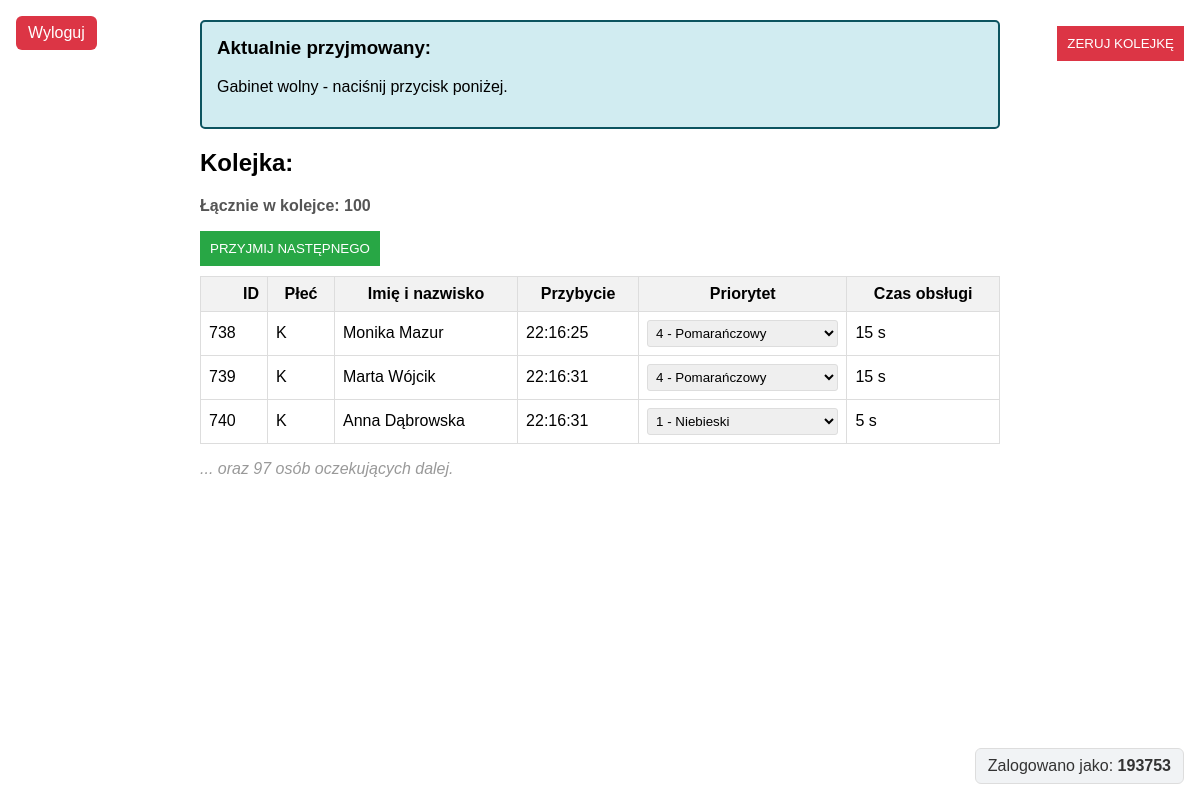
The page / (signed in) on the database as committed earlier.
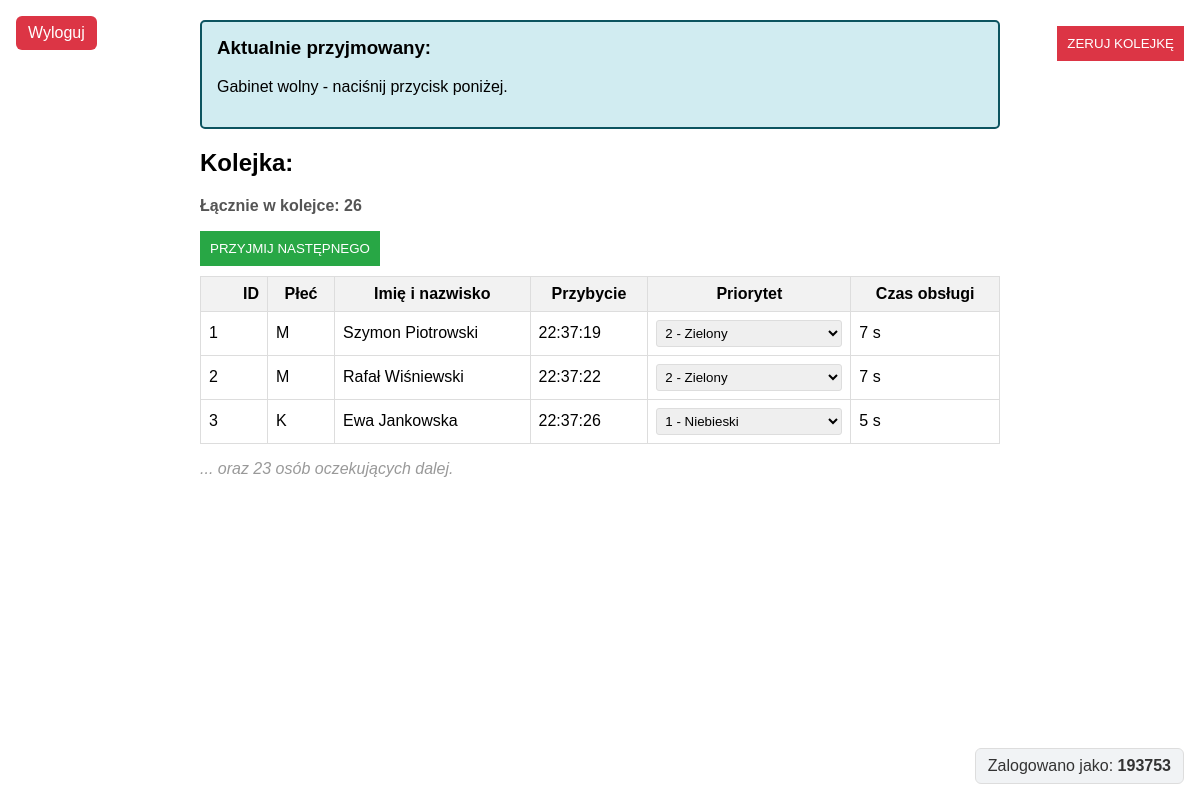
The same page on the database as committed later.
### tables this page shows
CREATE TABLE patients (
                id INTEGER PRIMARY KEY,
                gender TEXT NOT NULL,
                full_name TEXT NOT NULL,
                arrival_time TEXT NOT NULL,
                priority_number INTEGER,
                service_time_seconds INTEGER
            );

### app/init.py (the view)
class PatientFormView(MethodView):
    def get(self):
        start_background_patient_generation()
        user_key = _get_request_user_key()
        patients = patient_db.get_all_patients()
        wait_time = patient_registry.get_wait_time(user_key)
        current_service_seconds = patient_registry.get_current_service_seconds(user_key)
        return render_template(
            "index.html",
            patients=patients,
            current=patient_registry.get_current_patient(user_key),
            wait_time=round(wait_time, 1),
            current_service_seconds=current_service_seconds,
            error=None
        )

### app/database.py (called while the page is built)
    def get_all_patients(self):
        with self._lock:
            self.cur.execute("""
                SELECT id, gender, full_name, arrival_time, priority_number, service_time_seconds
                FROM patients
                ORDER BY id
            """)
            rows = self.cur.fetchall()
        return [
            {
                "id": r[0],
                "gender": r[1],
                "full_name": r[2],
                "arrival_time": r[3],
                "priority": r[4],
                "service_time_seconds": r[5],
            }
            for r in rows
        ]

### app/init.py (called while the page is built, shortened)
def start_background_patient_generation():
    global _generator_started
    with _generator_start_lock:
        if _generator_started:
            return
        worker = threading.Thread(target=_patient_generation_worker, daemon=True)
        worker.start()
        _generator_started = True

def _get_request_user_key() -> str:
    username = session.get("username")
    if isinstance(username, str) and username.strip():
        return username.strip()
    return request.remote_addr or "anonymous"

    def _get_or_create_user_state(self, user_key: str):
        state = self._user_states.get(user_key)
        return state

    def get_current_patient(self, user_key: str):
        with self._lock:
            state = self._get_or_create_user_state(user_key)
            return state["current_patient"]

    def get_wait_time(self, user_key: str) -> float:
        with self._lock:
            state = self._get_or_create_user_state(user_key)
            last_admit_time = float(state.get("last_admit_time") or 0.0)
            current_service_seconds = max(0, int(state.get("current_service_seconds") or 0))
            if last_admit_time <= 0:
                return 0.0
            time_passed = time.time() - last_admit_time
            return max(0.0, current_service_seconds - time_passed)

    def get_current_service_seconds(self, user_key: str) -> int:
        with self._lock:
            state = self._get_or_create_user_state(user_key)
            return max(0, int(state.get("current_service_seconds") or 0))

### app/templates/index.html (shortened to what this page needs)
<!doctype html>
<html lang="pl">
<head>
</head>
<body style="font-family: Arial, sans-serif; max-width: 800px; margin: auto;" data-wait-time='{{ wait_time|tojson }}' data-current-service-seconds='{{ current_service_seconds|tojson }}'>
    <div id="current-card" style="background-color: #d1ecf1; border: 2px solid #0c5460; padding: 15px; border-radius: 5px; margin: 20px 0;">
        <h3 style="margin-top: 0;">Aktualnie przyjmowany:</h3>
        {% if current %}
            <p id="current-name" style="font-size: 1.2em;"><strong>{{ current.full_name }}</strong></p>
            <p id="current-meta" style="margin: 4px 0; color: #444;">
                ID: {{ current.id if current.id is defined else '-' }} |
                Płeć: {{ current.gender if current.gender is defined else '-' }} |
                Przybycie: {{ current.arrival_time if current.arrival_time is defined else '-' }} |
                Service: {{ current.service_time_seconds if current.service_time_seconds is not none else '-' }} s |
                Priorytet: {{ current.priority if current.priority is defined else '-' }}
            </p>
            <p id="current-empty" style="display: none;">Gabinet wolny - naciśnij przycisk poniżej.</p>
        {% else %}
            <p id="current-empty">Gabinet wolny - naciśnij przycisk poniżej.</p>
        {% endif %}
    </div>
    <h2>Kolejka:</h2>
	<p id="queue-count" style="font-weight: bold; color: #555;">
            Łącznie w kolejce: {{ patients|length }}
        </p>
        <form method="post" action="/admit" id="admitForm">
            <button type="submit" id="admitBtn" style="background: #28a745; color: white; border: none; padding: 10px; cursor: pointer;">
                PRZYJMIJ NASTĘPNEGO
            </button>
        </form>
        <button id="resetQueueBtn" type="button" style="background: #dc3545; color: white; border: none; padding: 10px; cursor: pointer; margin-top: 10px;">
            ZERUJ KOLEJKĘ
        </button>
        <table style="width: 100%; border-collapse: collapse; margin-top: 10px;">
            <thead>
                <tr style="background: #f2f2f2;">
                    <th style="border: 1px solid #ddd; padding: 8px; text-align: right;width: 50px">ID</th>
                    <th style="border: 1px solid #ddd; padding: 8px; text-align: center;width: 50px">Płeć</th>
                    <th style="border: 1px solid #ddd; padding: 8px; text-align: center;">Imię i nazwisko</th>
                    <th style="border: 1px solid #ddd; padding: 8px; text-align: center;">Przybycie</th>
                    <th style="border: 1px solid #ddd; padding: 8px; text-align: center;">Priorytet</th>
                    <th style="border: 1px solid #ddd; padding: 8px; text-align: center;">Czas obsługi</th>
                </tr>
            </thead>
            <tbody id="queue-body">
                {% for patient in patients[:3] %}
                    <tr>
                        <td style="border: 1px solid #ddd; padding: 8px;">{{ patient.id if patient.id is defined else '-' }}</td>
                        <td style="border: 1px solid #ddd; padding: 8px;">{{ patient.gender if patient.gender is defined else '-' }}</td>
                        <td style="border: 1px solid #ddd; padding: 8px;">
                            {{ patient.full_name if patient.full_name is defined else ((patient.first_name ~ ' ' ~ patient.last_name)|trim) }}
                        </td>
                        <td style="border: 1px solid #ddd; padding: 8px;">{{ patient.arrival_time if patient.arrival_time is defined else '-' }}</td>
                        <td style="border: 1px solid #ddd; padding: 8px;">
                            <select class="priority-select patient-priority-select" data-patient-id="{{ patient.id if patient.id is defined else '' }}" style="width: 100%;">
                                <option value="1" {% if patient.priority == 1 %}selected{% endif %}>1 - Niebieski</option>
                                <option value="2" {% if patient.priority == 2 %}selected{% endif %}>2 - Zielony</option>
                                <option value="4" {% if patient.priority == 4 %}selected{% endif %}>4 - Pomarańczowy</option>
                            </select>
                        </td>
                        <td style="border: 1px solid #ddd; padding: 8px;">{{ patient.service_time_seconds if patient.service_time_seconds is defined else '-' }} s</td>
                    </tr>
                {% endfor %}
            </tbody>
        </table>
        {% if patients|length > 3 %}
            <p id="queue-overflow" style="font-style: italic; color: #999;">
                ... oraz {{ patients|length - 3 }} osób oczekujących dalej.
            </p>
        {% else %}
            <p id="queue-overflow" style="font-style: italic; color: #999; display: none;"></p>
        {% endif %}
    <a href="{{ url_for('auth.logout') }}"
       style="position: fixed; top: 16px; left: 16px; z-index: 1000; padding: 8px 12px; background: #dc3545; color: #fff; text-decoration: none; border-radius: 6px;">
      Wyloguj
    </a>
    <div style="position: fixed; right: 16px; bottom: 16px; z-index: 1000; padding: 8px 12px; background: #f1f3f5; border: 1px solid #ddd; border-radius: 6px; color: #333;">
      Zalogowano jako: <strong>{{ current_user or '-' }}</strong>
    </div>
</body>
</html>

### app/templates/index.html (style rules this page uses)
.priority-select { padding: 4px; border: 1px solid #ddd; border-radius: 3px; cursor: pointer; }

Rows that differ between the two databases and show on the page:
removed patients: id "738", gender "K", full_name "Monika Mazur", arrival_time "22:16:25", id "4 - Pomarańczowy", service_time_seconds "15"
removed patients: id "739", gender "K", full_name "Marta Wójcik", arrival_time "22:16:31", id "4 - Pomarańczowy", service_time_seconds "15"
removed patients: id "740", gender "K", full_name "Anna Dąbrowska", arrival_time "22:16:31", id "1 - Niebieski", service_time_seconds "5"
added patients: id "1", gender "M", full_name "Szymon Piotrowski", arrival_time "22:37:19", id "2 - Zielony", service_time_seconds "7"
added patients: id "2", gender "M", full_name "Rafał Wiśniewski", arrival_time "22:37:22", id "2 - Zielony", service_time_seconds "7"
added patients: id "3", gender "K", full_name "Ewa Jankowska", arrival_time "22:37:26", id "1 - Niebieski", service_time_seconds "5"
Other text that changed with them:
{{ patients|length }}: "100" → "26"
{{ patients|length - 3 }}: "97" → "23"
